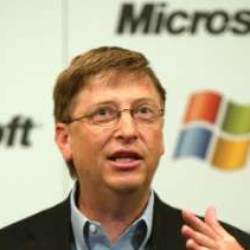
#> input picture Python data/face_recognition/infer.jpg, 250 x 250 px
$ python -i infer.py   (imports and definitions only)
#> lines starting #> are read from the running program, lines starting #| are printed output that depends on the picture
from joblib import load
import cv2
import numpy as np
import os  # 导入os模块

# 设定模型和标签名称的相对路径
base_path = os.path.dirname(__file__)  # 获取脚本文件所在的目录
pca_path = os.path.join(base_path, 'models', 'pca.joblib')
knn_path = os.path.join(base_path, 'models', 'knn.joblib')
label_names_path = os.path.join(base_path, 'models', 'label_names.joblib')

# 加载模型和标签名称
# [3 lines not run here, left out]

# 定义预处理函数
def preprocess_image(image_path, target_size=(250, 250)):
#> called with image_path = 'infer.jpg', target_size = (250, 250)
    face_cascade = cv2.CascadeClassifier(cv2.data.haarcascades + 'haarcascade_frontalface_default.xml')
    img = cv2.imread(image_path)
#> img is the input picture: shape (250, 250, 3); mean B, G, R 141.3, 167.5, 181.1
    if img is None:
        print("不能加载图片")
        return None
    gray = cv2.cvtColor(img, cv2.COLOR_BGR2GRAY)
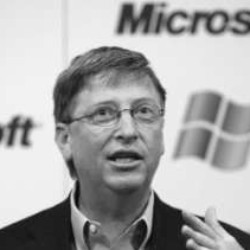
#> gray: shape (250, 250); min 5, max 249, mean 168.6
    faces = face_cascade.detectMultiScale(gray, 1.1, 4)
#> faces = [[67, 68, 114, 114]]
    if faces is not None and len(faces) > 0:
        x, y, w, h = faces[0]
#> x = 67; y = 68; w = 114; h = 114
        face = img[y:y+h, x:x+w]
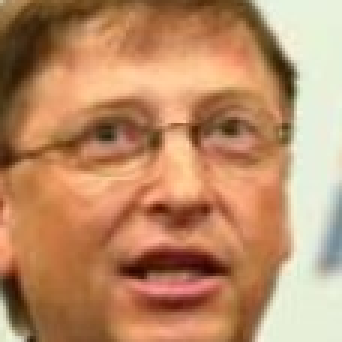
#> face: shape (114, 114, 3) (shown 3 times larger); mean B, G, R 103.2, 139.8, 187.6
        resized_face = cv2.resize(face, target_size)
        return resized_face
    else:
        print("没有检测到人脸。")
        return None

# 定义预测函数
def predict_image(image_path):
    preprocessed_image = preprocess_image(image_path)
    if preprocessed_image is not None:
        gray_image = cv2.cvtColor(preprocessed_image, cv2.COLOR_BGR2GRAY)  # 确保转换为灰度图
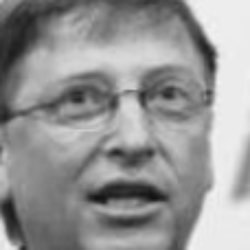
#> gray_image: shape (250, 250); min 18, max 243, mean 149.8
        image_flatten = gray_image.flatten().reshape(1, -1)  # 转换成模型需要的形状
#> (the run stopped early here; a loop or call above may not have finished)
